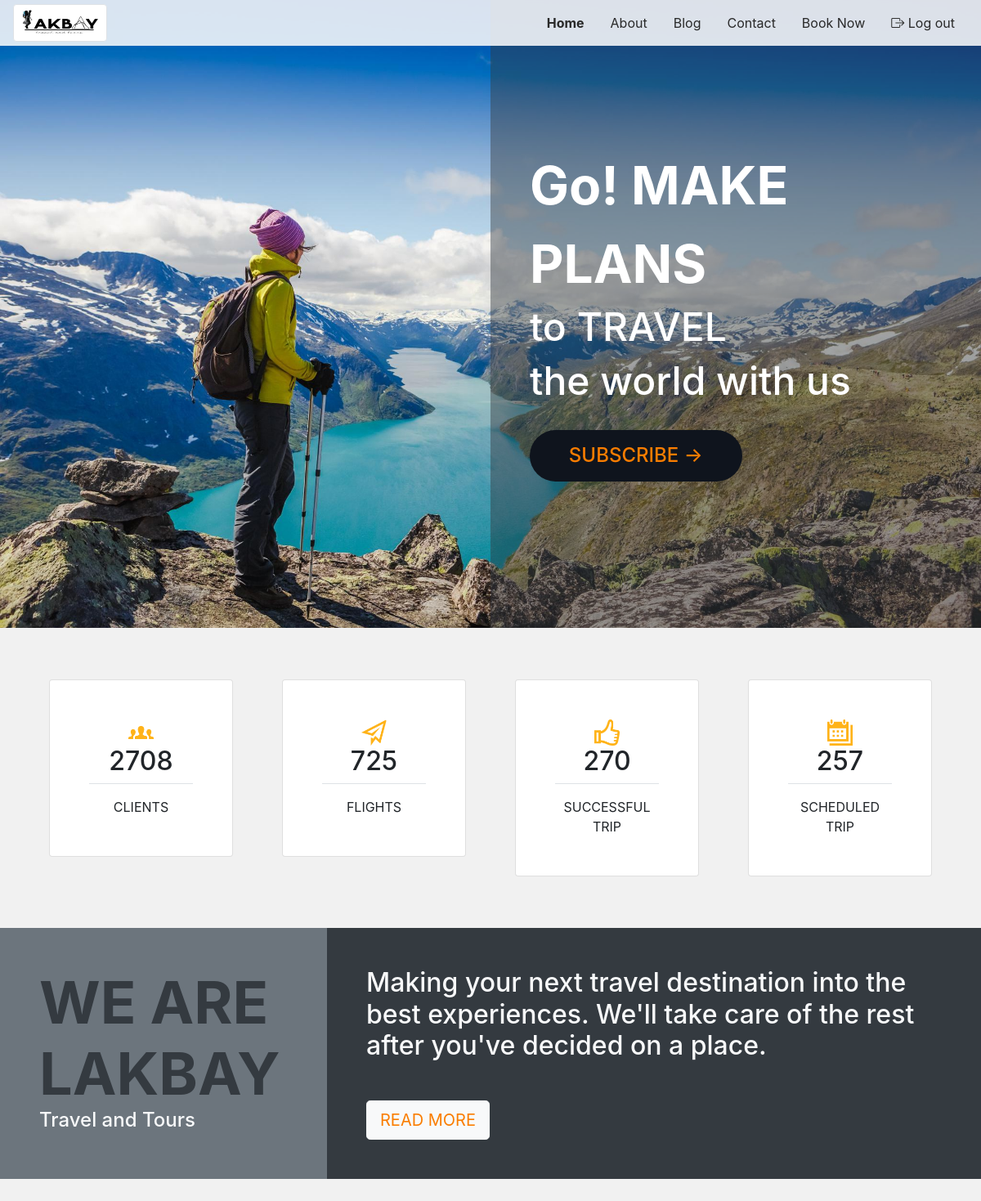
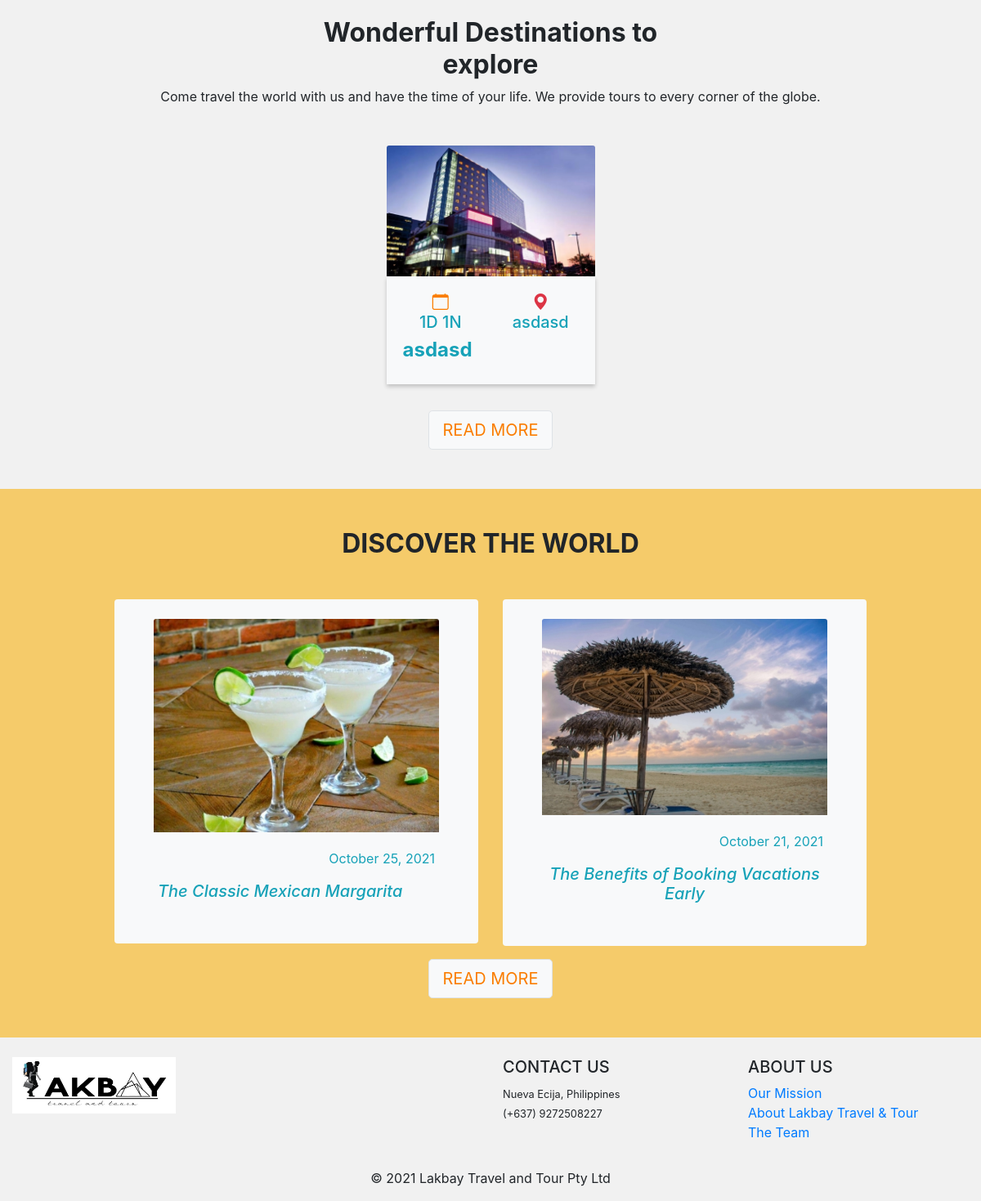
Page /index.php (signed in) on the committed database (2 pictures, top to bottom).
### tables this page shows
CREATE TABLE `package` (
  `package_id` int(11) NOT NULL,
  `package_name` varchar(50) NOT NULL,
  `no_of_days` int(11) NOT NULL,
  `no_of_nights` int(11) NOT NULL,
  `package_image` varchar(100) NOT NULL,
  `destination` varchar(50) NOT NULL
);

CREATE TABLE `blog` (
  `blog_id` int(11) NOT NULL,
  `title` varchar(50) NOT NULL,
  `author` varchar(100) NOT NULL,
  `cover` varchar(100) NOT NULL,
  `content` varchar(3000) NOT NULL,
  `date` varchar(50) NOT NULL
);

### index.php (the view, shortened to what this page needs)
<!DOCTYPE html>
<html>
<head>
    <?php
    include "config/connection.php";
    include "includes/libraries.php";
    ?>
    <link rel="stylesheet" href="CSS/navbar.css">
    <link rel="stylesheet" href="CSS/index.css">
</head>
<body>
    <nav class="navbar fixed-top navbar-expand-lg bg-light-transparent navbar-black">
        <a class="navbar-brand" href="index.php">
            <div class="logo-container">
                <img class="img-thumbnail logo" src="images/LOGO/logo.jpg" alt="logo">
            </div>
        </a>
        <div class="collapse navbar-collapse flex-grow-1 text-right" id="myNavbar">
            <ul class="navbar-nav ml-auto flex-nowrap">
                <li class="nav-item">
                    <a href="" class="nav-link m-2 menu-item nav-active">Home</a>
                </li>
                <li class="nav-item">
                    <a href="pages/nav_about_us.php" class="nav-link m-2 menu-item">About</a>
                </li>
                <li class="nav-item">
                    <a href="pages/nav_blog.php" class="nav-link m-2 menu-item">Blog</a>
                </li>
                <li class="nav-item">
                    <a href="pages/nav_contact_us.php" class="nav-link m-2 menu-item">Contact</a>
                </li>
                <li class="nav-item">
                    <a href="pages/nav_book.php" class="nav-link m-2 menu-item ">Book Now</a>
                </li>
                <li class="nav-item">
                    <a href="PHP/session_logout.php" class="nav-link m-2 menu-item"><i class="bi bi-box-arrow-right"></i> Log out</a>
                </li>
            </ul>
        </div>
    </nav>
    <div class="grid-parent cover-header-container mb-5">
        <div class="grid-item cover-photo-container">
            <img class="img-fluid" src="images/HOME/t.jpg" alt="">
        </div>
        <div class="grid-item w-100">
            <div class="container-fluid p-0 h-100">
                <div class="row justify-content-end p-0  h-100">
                    <div class="col-12 col-lg-6 d-flex align-items-center p-0 bg-dark-transparent">
                        <div class="header-container p-5">
                            <div>Go! MAKE PLANS</div>
                            <div class="h2">
                                to TRAVEL
                            </div>
                            <div class="h2">
                                the world with us
                            </div>
                            <br>
                            <div class="subscribe">
                                <a href="pages/subscribe.php" class="btn p-3"><span class="h4"> SUBSCRIBE →</span> </a>
                            </div>
                        </div>
                    </div>
                </div>
            </div>
        </div>
    </div>
    <div class="container mb-5">
        <div class="row justify-content-center">
            <div class="col-12 col-lg-3 text-center">
                <div class="card p-5 mb-3">
                    <img src="images\LOGO\iconmonstr-user-29-240.png" class="card-img-top m-auto mr-auto w-25" alt="...">
                    <div class="card-body p-0">
                        <p class="card-text border-bottom pb-2"><span class="h2">2708</span></p>
                        <p class="card-text">CLIENTS</p>
                    </div>
                </div>
            </div>
            <div class="col-12 col-lg-3 text-center">
                <div class="card p-5 mb-3">
                    <img src="images\LOGO\iconmonstr-paper-plane-2-242.png" class="card-img-top m-auto mr-auto w-25" alt="...">
                    <div class="card-body p-0">
                        <p class="card-text border-bottom pb-2"><span class="h2">725</span></p>
                        <p class="card-text">FLIGHTS</p>
                    </div>
                </div>
            </div>
            <div class="col-12 col-lg-3 text-center">
                <div class="card p-5 mb-3 ">
                    <img src="images\LOGO\iconmonstr-thumb-10-240.png" class="card-img-top m-auto mr-auto w-25" alt="...">
                    <div class="card-body p-0">
                        <p class="card-text border-bottom pb-2"><span class="h2">270</span></p>
                        <p class="card-text">SUCCESSFUL TRIP</p>
                    </div>
                </div>
            </div>
            <div class="col col-lg-3 text-center">
                <div class="card mb-3 p-5">
                    <img src="images\LOGO\iconmonstr-calendar-7-240.png" class="card-img-top m-auto mr-auto w-25 " alt="...">
                    <div class="card-body p-0">
                        <p class="card-text border-bottom pb-2"><span class="h2">257</span></p>
                        <p class="card-text">SCHEDULED TRIP</p>
                    </div>
                </div>
            </div>
        </div>
    </div>
    <div class="container-fluid mb-5">
        <div class="row">
            <div class="col-12 col-lg-4 p-5 text-lg-left text-center bg-secondary">
                <div class="display-3 font-weight-bold text-dark">
                    WE ARE LAKBAY
                </div>
                <p class="h4 text-light">Travel and Tours</p>
            </div>
            <div class="col-12 col-lg-8 p-5 text-lg-left text-center bg-dark">
                <p class="h2 mb-5 text-light">
                    Making your next travel destination
                    into the best experiences. We'll take
                    care of the rest after you've decided
                    on a place.
                </p>
                <a href="pages/nav_about_us.php" class="btn btn-light btn-lg  c-mustard">READ MORE</a>
            </div>
        </div>
    </div>
    <div class="container mb-5">
        <div class="row justify-content-center">
            <div class="col col-md-8 col-lg-5">
                <div class="h2 text-center font-weight-bold">
                    Wonderful Destinations to
                    explore
                </div>
            </div>
        </div>
        <div class="row justify-content-center mb-5">
            <div class="col">
                <div class="text-center">
                    Come travel the world with us and have the time of your life. We provide tours to every corner of the globe.
                </div>
            </div>
        </div>
        <div class="row justify-content-center">
            <?php
            $sql = "SELECT * FROM package LIMIT 4";
            $result = mysqli_query($conn, $sql);
            if (mysqli_num_rows($result) > 0) {
                while ($row = mysqli_fetch_assoc($result)) {
                    echo "<div class='col-12 col-md-3 col-lg-3 mb-3'>
                            <a class='my-hover-remove text-info' href='pages/book_explore.php?package_id={$row['package_id']} '>
                                    <img src='uploads/{$row['package_image']}' class='card-img-top' alt='...'>
                                    <div class='card-body bg-light dropshadow mb-3'>
                                        <div class='row h5 text-center'>
                                            <div class='col '>
                                                <i class='bi bi-calendar c-mustard h5'></i><br>  {$row['no_of_days']}D {$row['no_of_nights']}N
                                            </div>
                                            <div class='col '>
                                                <i class='bi bi-geo-alt-fill text-danger h5'></i><br> {$row['destination']}
                                            </div>
                                        </div>
                                        <div class='row'>
                                            <div class='col'>
                                                <div class='h4  font-weight-bold fit-in'>
                                                    {$row['package_name']}
                                                </div>
                                            </div>
                                        </div>
                                    </div>
                            </a>
                        </div>";
                }
            }
            ?>
        </div>
        <div class="row">
            <div class="col text-center">
                <a href="pages/nav_book.php" class="btn btn-light btn-lg border c-mustard">READ MORE</a>
            </div>
        </div>
    </div>
    <div class="container-fluid bg-yellow p-0">
        <div class="container  pt-5 pb-5">
            <div class="row mb-3">
                <div class="col">
                    <div class="h2 text-center font-weight-bold">
                        DISCOVER THE WORLD
                    </div>
                </div>
            </div>
            <div class="row justify-content-center">
                <?php
                $sql = "SELECT `blog_id`, `title`, `author`, `cover`, `date` FROM blog LIMIT 2";
                $result = mysqli_query($conn, $sql);
                if (mysqli_num_rows($result) > 0) {
                    while ($row = mysqli_fetch_assoc($result)) {
                        echo "  <div class='col-12 col-md-5 col-lg-5 mb-3'>
                                    <a class='my-hover-remove text-info' href='pages/blog_content.php?blog_id={$row['blog_id']}'>
                                        <div class='bg-light pt-4 pl-5 pb-4 pr-5 rounded'>
                                            <img src='uploads/{$row['cover']}' class='card-img-top' alt='...'>
                                            <div class='card-body'>
                                                <div class='row justify-content-end'>
                                                    <p>
                                                        {$row['date']}
                                                    </p>
                                                </div>
                                                <div class='row h5 text-center font-italic'>
                                                {$row['title']}
                                                </div>
                                            </div>
                                        </div>
                                      </a>
                                </div>";
                    }
                }
                ?>
            </div>
            <div class="row">
                <div class="col text-center">
                    <a href="pages/nav_blog.php" class="btn btn-light btn-lg border c-mustard">READ MORE</a>
                </div>
            </div>
        </div>
    </div>
    <footer class="page-footer font-small blue pt-4">
        <div class="container-fluid text-center text-md-left">
            <div class="row">
                <div class="col-md-6 mt-md-0 mt-3">
                    <img class="footer-logo" src="images/LOGO/logo.jpg" alt="">
                </div>
                <div class="col-md-3 mb-md-0 mb-3">
                    <h5 class="text-uppercase">CONTACT US</h5>
                    <small>Nueva Ecija, Philippines<br>
                        (+637) 9272508227</small>
                </div>
                <div class="col-md-3 mb-md-0 mb-3">
                    <h5 class="text-uppercase">ABOUT US</h5>
                    <ul class="list-unstyled">
                        <li>
                            <a href="#!">Our Mission</a>
                        </li>
                        <li>
                            <a href="#!">About Lakbay Travel & Tour</a>
                        </li>
                        <li>
                            <a href="#!">The Team</a>
                        </li>
                    </ul>
                </div>
            </div>
        </div>
        <div class="footer-copyright text-center py-3">© 2021 Lakbay Travel and Tour Pty Ltd
        </div>
    </footer>
</body>
</html>

### CSS/navbar.css (style rules this page uses)
* { box-sizing: border-box; font-family: 'Segoe UI', Tahoma, Geneva, Verdana, sans-serif; }
html { overflow-x: hidden; }
.grid-parent { display: grid; grid-template-columns: auto; }
.grid-item { grid-row-start: 1; grid-column-start: 1; }
.dropshadow { box-shadow: 0px 3px 5px 0px rgba(0, 0, 0, 0.2); -webkit-box-shadow: 0px 3px 5px 0px rgba(0, 0, 0, 0.2); -moz-box-shadow: 0px 3px 5px 0px rgba(0, 0, 0, 0.2); }
.bg-light-transparent { background: #fafbfcde !important; }
.cover-header-container { width: 100%; }
.cover-photo-container { width: 100%; }
.cover-photo-container img { width: 100%; max-height: 800px !important; object-fit: cover; object-position: center; }
.navbar { width: 100%; padding-top: 0; padding-bottom: 0; }
.logo-container { width: 115px; height: auto; object-fit: contain; }
.nav-active { font-weight: bold; }
.card { margin: 15px !important; }
.footer-logo { width: 200px; }
.bg-light-transparent { transition: ease-in-out .2s; }

### CSS/index.css (style rules this page uses)
* { font-family: -apple-system, BlinkMacSystemFont, 'Segoe UI', Roboto, Oxygen, Ubuntu, Cantarell, 'Open Sans', 'Helvetica Neue', sans-serif; }
body { background: #f1f1f1; }
.cover-photo-container img { max-height: 768px !important; object-position: center; }
.header-container div:first-child { font-weight: bolder; font-size: 4em; }
.header-container div { color: white; }
.header-container div:nth-child(2), .header-container div:nth-child(3) { font-size: 3em; }
.bg-dark-transparent { background: #343a4073 !important; }
.subscribe a { border-radius: 50px !important; background: #0F141D; color: #FA7D00; width: 50%; min-width: 200px !important; }
.c-mustard { color: #FA7D00; }
.bg-yellow { background: #F5CB6A; }
.navbar-black ul li a { color: #292929 !important; }
.dropshadow { box-shadow: 0px 3px 5px 0px rgba(0, 0, 0, 0.2); -webkit-box-shadow: 0px 3px 5px 0px rgba(0, 0, 0, 0.2); -moz-box-shadow: 0px 3px 5px 0px rgba(0, 0, 0, 0.2); }

### rows in the picture
package: package_image (picture), no_of_days "1", no_of_nights "1", destination "asdasd", package_name "asdasd"
blog: cover (picture), date "October 25, 2021", title "The Classic Mexican Margarita"
blog: cover (picture), date "October 21, 2021", title "The Benefits of Booking Vacations Early"
